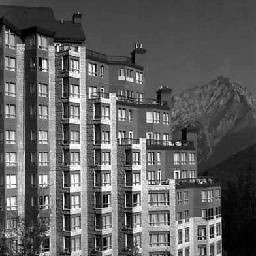
#> input picture Assignment 1/64.jpg, 256 x 256 px
$ python error.py
#> lines starting #> are read from the running program, lines starting #| are printed output that depends on the picture
import numpy as np
import matplotlib.pyplot as plt
import matplotlib.image as mpimg

# CONFIG

np.set_printoptions(precision=4, suppress=True)
# initailise index array for each k
index = np.arange(0,256)


### EVD ###

# read the image
img = mpimg.imread('64.jpg')
#> img is the input picture: shape (256, 256); min 0, max 255, mean 95.3

# eigenvalue decomposition
eigvalues, eigvectors = np.linalg.eig(img)

# sort the eigenvalues and eigenvectors
idx = np.abs(eigvalues).argsort()[::-1]
#> idx = 256 values, max 255 at index 255, min 0 at index 0, mean 127.5
p = eigvectors[:,idx]

# get the inverse of matrix p
p_inv = np.linalg.inv(p)
# get the diagonal matrix
d = np.diag(eigvalues[idx])

err_evd = np.zeros(256)

for k in range(0,256):
	# get the diagonal matrix
	d = np.diag(eigvalues[idx])
	# only take top k values
	np.fill_diagonal(d[k:,k:], 0)
	# reconstruct the image
	r_img_evd = p @ d @ p_inv
	r_img_evd = np.abs(r_img_evd)
	# get the reconstruction error for k
	err_evd[k] = (np.linalg.norm(img-r_img_evd))/np.linalg.norm(img)
#> this loop made 256 passes
#> pass 3, `r_img_evd = np.abs(r_img_evd)`:
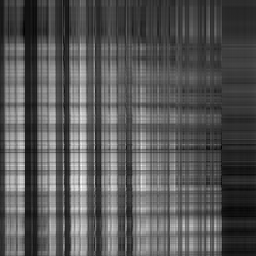
#> r_img_evd: shape (256, 256) float64; min 14.62, max 258.4, mean 97.1; drawn with min black and max white
#> after the loop, err_evd = 256 values, max 1 at index 0, min 0.00242 at index 255, mean 0.197

# plot the Reconstruction error vs. K graph
plt.plot(index[1:], err_evd[1:], label = "EVD")
plt.title("Reconstruction error vs. K")
plt.xlabel("k")
plt.ylabel("Reconstruction error")


### SVD ###

# scale the image for svd
img = (img-img.mean())/img.std()

# do eigenvalue decomposition of dot products of img and its transpose
u_eig_val, u_eig_vec = np.linalg.eig(img @ img.T)
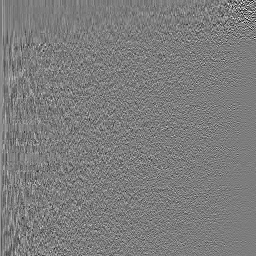
#> u_eig_vec: shape (256, 256) float64; min -0.397, max 0.413, mean 0.000335; drawn with min black and max white
#> u_eig_val = 256 values, max 31505.3 at index 0, min 2.89e-07 at index 253, mean 256
v_eig_val, v_eig_vec = np.linalg.eig(img.T @ img)
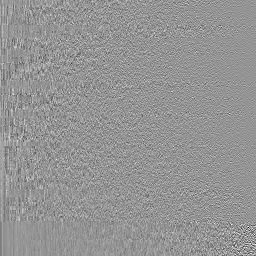
#> v_eig_vec: shape (256, 256) float64; min -0.543, max 0.389, mean 0.000192; drawn with min black and max white
#> v_eig_val = 256 values, max 31505.3 at index 0, min 2.89e-07 at index 246, mean 256

# sort the values
u_idx = u_eig_val.argsort()[::-1]
#> u_idx = 256 values, max 255 at index 253, min 0 at index 0, mean 127.5
v_idx = v_eig_val.argsort()[::-1]
#> v_idx = 256 values, max 255 at index 248, min 0 at index 0, mean 127.5

# sort the vectors and store in u and v
u = u_eig_vec[:,u_idx]
v = v_eig_vec[:,v_idx]
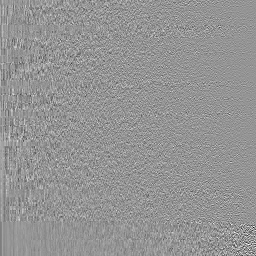
#> v: shape (256, 256) float64; min -0.543, max 0.389, mean 0.000192; drawn with min black and max white

err_svd = np.zeros(256)
#> err_svd = 256 values from 0 to 0

for k in range(0,256):
	# get the sigma matrix
	sigma = u.T @ img @ v
	# take only top k values
	np.fill_diagonal(sigma[k:,k:], 0)
	# reconstruct the image
	r_img_svd = u @ sigma @ v.T
	# get the reconstruction error for k
	err_svd[k] = (np.linalg.norm(img-r_img_svd))/np.linalg.norm(img)
#> this loop made 256 passes
#> pass 1, `sigma = u.T @ img @ v`:
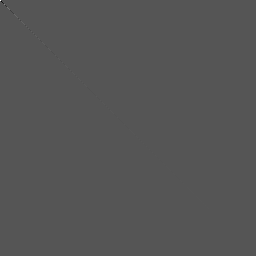
#> sigma: shape (256, 256) float64; min -89.84, max 177.5, mean 0; drawn with min black and max white
#> pass 3, `r_img_svd = u @ sigma @ v.T`:
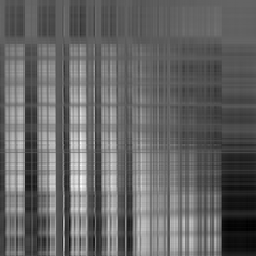
#> r_img_svd: shape (256, 256) float64; min -1.91, max 3.23, mean 0.125; drawn with min black and max white
#> after the loop, err_svd = 256 values, max 1 at index 0, min 2.1e-06 at index 255, mean 0.0957

# plot the Reconstruction error vs. K graph
plt.plot(index[1:], err_svd[1:], label = "SVD")
plt.legend()
plt.show()
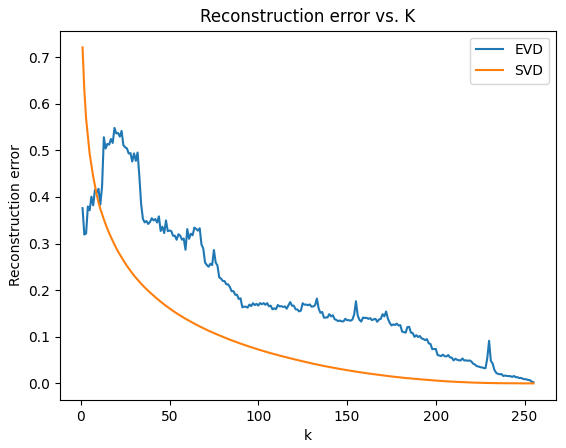
#> figure drawn by matplotlib, 1 panel; curve peaks at x = 19, y = 0.548; curve peaks at x = 1, y = 0.721
